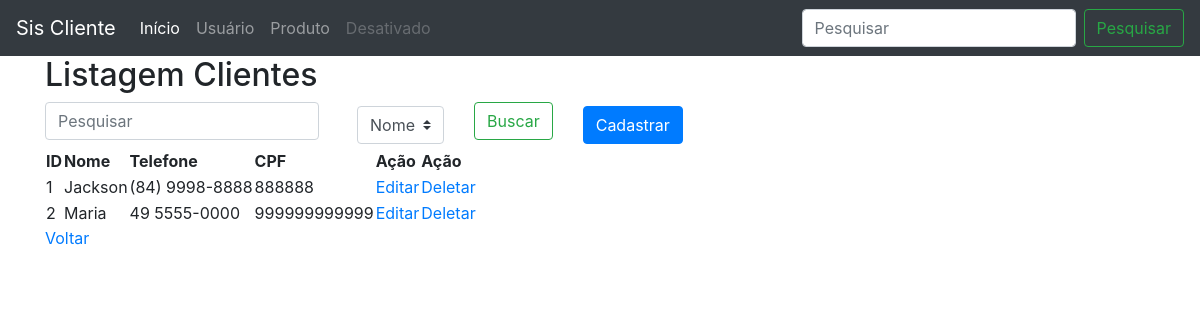
Page /pagina/usuarioList.php on the earlier database version.
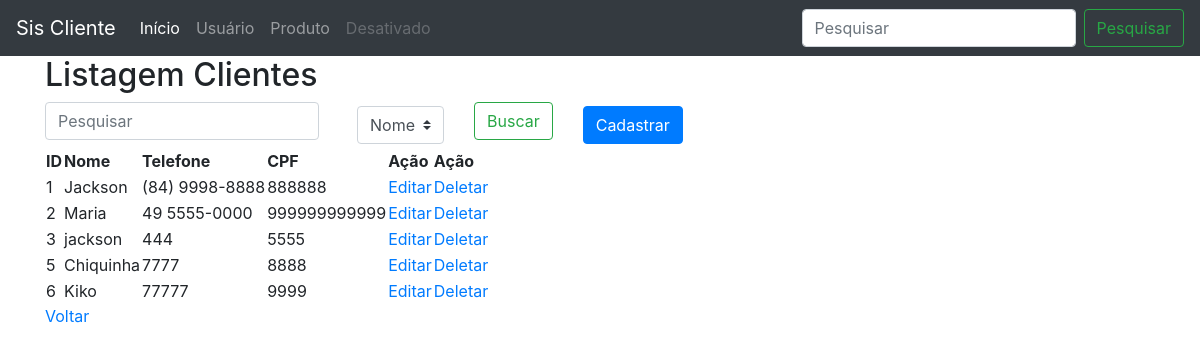
Same page on the later database version.
### tables this page shows
CREATE TABLE IF NOT EXISTS `usuario` (
  `id` int NOT NULL AUTO_INCREMENT,
  `nome` varchar(100) NOT NULL DEFAULT '0',
  `telefone` varchar(20) NOT NULL DEFAULT '0',
  `cpf` varchar(14) NOT NULL DEFAULT '0',
  PRIMARY KEY (`id`)
);

### database/bd.php (called while the page is built, shortened)
<?php
class BD
{
    public function conn()
    {
        $conn = "mysql:host=" . Config::BD_HOST . ";
            dbname=" . Config::BD_NOME . ";port=" . Config::BD_PORT;
        return new PDO(
            $conn,
            Config::BD_USUARIO,
            Config::BD_SENHA,
            [PDO::MYSQL_ATTR_INIT_COMMAND => "SET NAMES " . Config::BD_CHARSET]
        );
    }
    public function select($nome_tabela)
    {
        $conn = $this->conn();
        $st = $conn->prepare("SELECT * FROM $nome_tabela");
        $st->execute();
        return $st;
    }
}

### pagina/usuarioList.php (the view, shortened to what this page needs)
<?php
include "../database/bd.php";
include "./head.php";
?>
<h2>Listagem Clientes</h2>
<div class="row">
    <form action="./usuarioList.php" method="post" class="form-inline">
        <div class="col">
            <input type="text" name="valor" class="form-control mb-2 mr-sm-2" placeholder="Pesquisar" />
        </div>
        <div class="col">
            <select name="tipo" class="custom-select">
                <option value="nome" selected>Nome</option>
            </select>
        </div>
        <div class="col">
            <button type="submit" class="btn btn-outline-success mb-2 mr-sm-0">Buscar</button>
        </div>
        <div class="col">
            <a href="./usuarioForm.php" class="btn btn-primary">Cadastrar</a> <br>
        </div>
    </form>
</div>
<?php
$objBD = new BD();
$objBD->conn();
$tb_name = "usuario";
if (!empty($_POST['valor'])) {
    $result = $objBD->pesquisar($tb_name, $_POST);
} else {
    $result = $objBD->select($tb_name);
}
echo "<table>
                <tr>
                    <th>ID</th>
                    <th>Nome</th>
                    <th>Telefone</th>
                    <th>CPF</th>
                    <th>Ação</th>
                    <th>Ação</th>
                </tr>
            ";
foreach ($result as $item) {
    echo "
        <tr>
            <td>" . $item['id'] . "</td>
            <td>" . $item['nome'] . "</td>
            <td>" . $item['telefone'] . "</td>
            <td>" . $item['cpf'] . "</td>
            <td><a href='./usuarioForm.php?id=" . $item['id'] . "'>Editar</a></td>
            <td><a href='./usuarioList.php?id=" . $item['id'] . "'
                   onclick=\"return confirm('Deseja realmente remover o registro?') \" >Deletar</a></td>
        </tr>";
}
echo "</table>";
?>
<a href="../index.php">Voltar</a>
<?php
include "./footer.php";
?>

### pagina/head.php (shortened to what this page needs)
<!DOCTYPE html>
<html lang="pt-br">
<head>
    <link rel="stylesheet" href="https://stackpath.bootstrapcdn.com/bootstrap/4.1.3/css/bootstrap.min.css">
    <link rel="stylesheet" href="../css/style.css">
</head>
<body>
<nav class="navbar navbar-expand-lg navbar-dark bg-dark">
  <a class="navbar-brand" href="#">Sis Cliente</a>
  <div class="collapse navbar-collapse" id="conteudoNavbarSuportado">
    <ul class="navbar-nav mr-auto">
      <li class="nav-item active">
        <a class="nav-link" href="#">Início <span class="sr-only">(página atual)</span></a>
      </li>
      <li class="nav-item">
        <a class="nav-link" href="./usuarioList.php">Usuário</a>
      </li>
      <li class="nav-item">
        <a class="nav-link" href="./produtoList.php">Produto</a>
      </li>
      <li class="nav-item">
        <a class="nav-link disabled" href="#">Desativado</a>
      </li>
    </ul>
    <form class="form-inline my-2 my-lg-0">
      <input class="form-control mr-sm-2" type="search" placeholder="Pesquisar" aria-label="Pesquisar">
      <button class="btn btn-outline-success my-2 my-sm-0" type="submit">Pesquisar</button>
    </form>
  </div>
</nav>
    <div class="container">

### pagina/footer.php (shortened to what this page needs)
</div>
  </body>
</html>

Differences in the rows shown:
added usuario: id "3", nome "jackson", telefone "444", cpf "5555"
added usuario: id "5", nome "Chiquinha", telefone "7777", cpf "8888"
added usuario: id "6", nome "Kiko", telefone "77777", cpf "9999"
